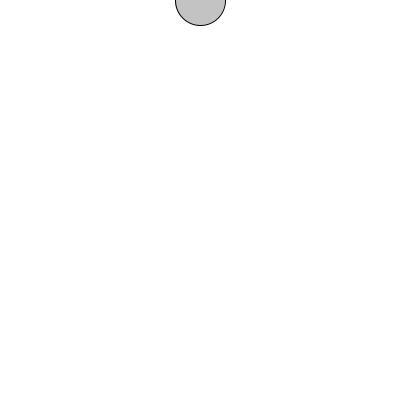
Frame 1 (no input)
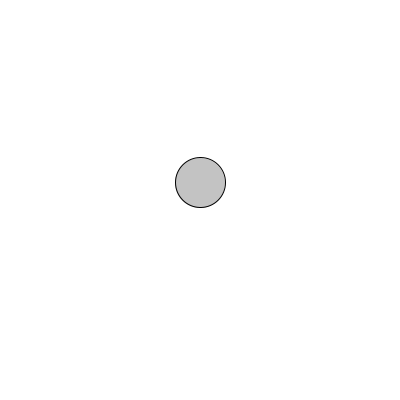
Frame 60 (the mouse pressed at the canvas centre just before this capture)
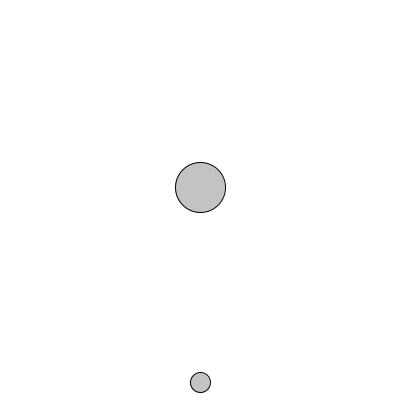
Frame 120 (the mouse held since frame 60 and released just before this capture)

The Processing sketch that drew these frames (run headless with seeded random() and noise(); from frame 60 on, the mouse is pressed at the canvas centre):

// Processing sketch: sketch_mar22c
// ── sketch_mar22c.pde
Ball[] balls = new Ball[1];
float gravity = .1;

void setup() {
 size(400,400);
 smooth();
 balls[0] = new Ball(200,0,50);
}

void draw() {
  background(255);
  
  for (int i = 0; i < balls.length; i++){
  
  balls[i].move();
  balls[i].display(); 
  }
  
}

void mousePressed() {
 Ball b = new Ball(mouseX,mouseY,20); 
 balls =(Ball[])append(balls,b);
}

// ── ball.pde
class Ball {
  float x;
  float y;
  float speed;
  float w;
  
  Ball(float tempX, float tempY, float tempW) {
    x = tempX;
    y = tempY;
    w = tempW;
    speed = 0;
    
  } 
  
  void move() {
   speed = speed + gravity;
   
   
   y = y + speed;
   
   if (y > height) {
     speed = speed * -0.95;
     y = height;
   }
  } 
  
  void display() {
    fill(195);
    stroke(0);
    
    ellipse(x,y,w,w);
  }
    
}
